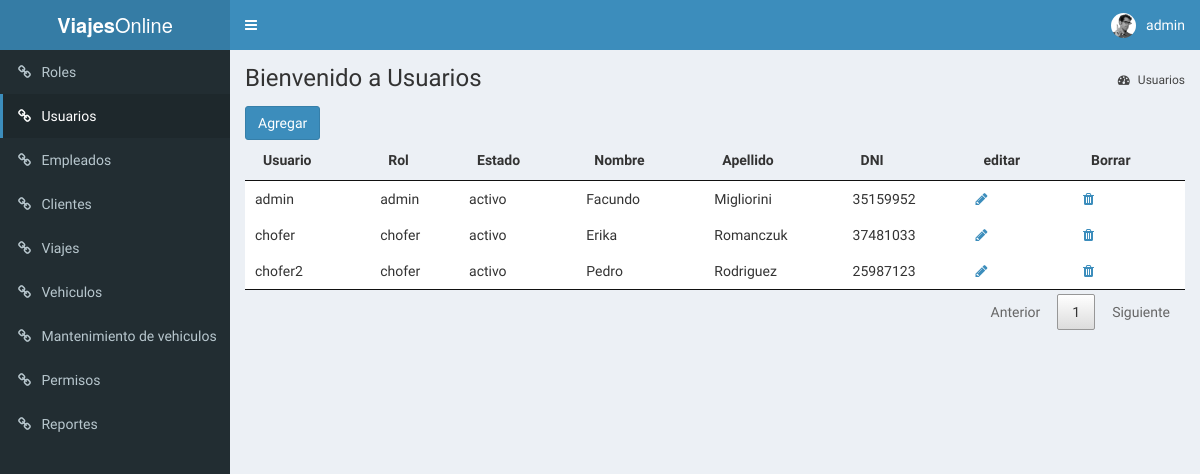
Page /index.php?page=usuario (signed in) on the earlier database version.
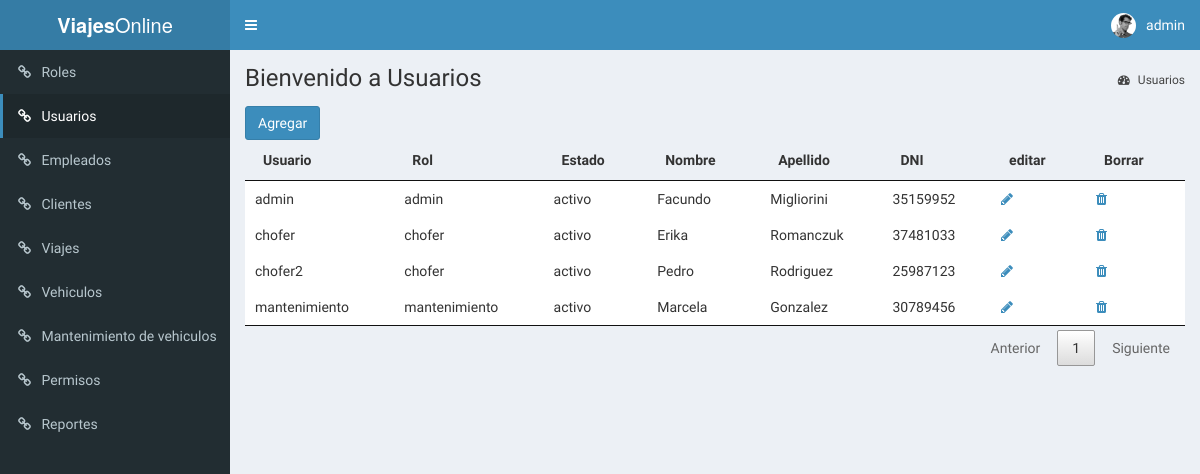
Same page on the later database version.
### tables this page shows
CREATE TABLE Usuario (
    id INT NOT NULL AUTO_INCREMENT primary key ,
    usuario varchar (64),
    password varchar(225),
    estado enum('activo','inactivo') default 'activo',
    id_rol int ,
    id_empleado int,
    foreign key(id_rol) references Rol(id),
    foreign key(id_empleado) references Empleado(id)
);

CREATE TABLE Rol (
    id INT NOT NULL AUTO_INCREMENT primary key ,
    descripcion varchar(50)
);

CREATE TABLE Empleado(
    id INT NOT NULL AUTO_INCREMENT primary key ,
    nombre varchar(50),
    apellido varchar(80),
    numeroDocumento varchar(15),
    telefono varchar(50)
);

### middleware/requiereLogin.php (called while the page is built, shortened)
<?php
if ( !isset( $_SESSION['authenticate'] ) || $_SESSION['authenticate'] !== true ){
    header('Location: login.php');
    exit;
}else {
    $autorize = true;
}

### Helper.php (called while the page is built, shortened)
<?php
abstract class Helper
{
    static public function isPage($pageName)
    {
        if( isset($_GET['page']) && $_GET['page'] === $pageName )
            return true;
        return false;
    }
}

### models/DataBase.php (called while the page is built, shortened)
<?php
class DataBase
{
    private $_db;
    private static $instancia;
    public static function getInstance()
    {
        if (  !self::$instancia instanceof self) {
            self::$instancia = new self;
        }
        return self::$instancia;
    }
    public function query($query)
    {
        $type = explode(" ", trim($query) );
        switch ( strtolower($type[0]) ){
            case 'select':
                return $this->_select($query);
                break;
        }
    }
    private function _select($query)
    {
        $res = $this->_execQuery($query);
        $rows = [];
        while( $reg = $res->fetch_object() ) {
            $rows[] = $reg;
        }
        return $rows;
    }
    private function _execQuery($query)
    {
        $res = $this->_db->query($query);
        return $res;
    }
    private function _connect()
    {
        $this->_db = mysqli_connect( self::DB_HOST, self::DB_USER, self::DB_PASSWORD, self::DB_NAME );
    	$this->_db->set_charset('utf8');
    }
}

### models/Usuario_model.php (called while the page is built, shortened)
<?php
require_once 'DataBase.php';
class Usuario implements ModelInterface
{
    static public function getAll()
    {
        $db = DataBase::getInstance();
        $query = "SELECT u.id, u.usuario, u.estado, r.id as rol_id, r.descripcion as rol_descripcion, e.nombre as empleado_nombre, e.apellido as empleado_apellido, e.numeroDocumento as empleado_numero_documento, e.telefono as empleado_telefono FROM Usuario u INNER JOIN Empleado e ON u.id_empleado = e.id INNER JOIN Rol r ON u.id_rol = r.id";
        return $db->query($query);
    }
}
?>

### View/Usuario_view.php (the view, shortened to what this page needs)
<?php
$listUsuarios = Usuario::getAll();
?>
<div class="content-wrapper">
    <section class="content-header">
        <h1> Bienvenido a Usuarios </h1>
        <ol class="breadcrumb">
            <li><a href="#"><i class="fa fa-dashboard"></i> Usuarios</a></li>
        </ol>
    </section>
    <section class="content container-fluid">
        <button type="button" class="btn btn-primary" data-toggle="modal" data-target="#modalCreate">Agregar</button>
        <table id="tablaRoles">
            <thead>
                <tr>
                    <th>Usuario</th>
                    <th>Rol</th>
                    <th>Estado</th>
                    <th>Nombre</th>
                    <th>Apellido</th>
                    <th>DNI</th>
                    <th>editar</th>
                    <th>Borrar</th>
                </tr>
            </thead>
            <tbody>
            <?php
                foreach($listUsuarios as $usuario) {  ?>
                    <tr>
                        <td><?php echo $usuario->usuario ; ?></td>
                        <td><?php echo $usuario->rol_descripcion ; ?></td>
                        <td><?php echo $usuario->estado; ?></td>
                        <td><?php echo $usuario->empleado_nombre; ?></td>
                        <td><?php echo $usuario->empleado_apellido; ?></td>
                        <td><?php echo $usuario->empleado_numero_documento; ?></td>
                        <td>
                            <a class="btn-modal-edit-usuario" href="#" data-toggle="modal"
                                data-target="#modalEdit"
                                data-usuario="<?php echo $usuario->usuario; ?>"
                                data-id="<?php echo $usuario->id; ?>"
                                data-rol="<?php echo $usuario->rol_id ; ?>">
                                <i class="fa fa-pencil" aria-hidden="true"></i></a>
                        </td>
                        <td>
                            <a class="btn-modal-delete-usuario" href="#" data-toggle="modal"
                                data-target="#modalDelete"
                                data-usuario="<?php echo $usuario->usuario; ?>"
                                data-id="<?php echo $usuario->id; ?>">
                                <i class="fa fa-trash" aria-hidden="true"></i></a>
                        </td>
                    </tr>
                <?php } ?>
            </tbody>
        </table>
    </section>
</div>

### index.php (shortened to what this page needs)
<?php
require_once "Helper.php";
require_once 'middleware/requiereLogin.php';
if(isset($_GET['page']) && !empty($_GET['page']))
{
    require_once "templates/head.php";
    require_once "templates/header.php";
    require_once "templates/menu.php";
    switch ($_GET['page']) {
        case 'usuario':
            require_once "models/Usuario_model.php";
            require_once 'View/Usuario_view.php';
            break;
    }
}
require_once "templates/footer.php";

### templates/head.php (shortened to what this page needs)
<!DOCTYPE html>
<html>
<head>
  <link rel="stylesheet" href="public/css/bootstrap.min.css">
  <link rel="stylesheet" href="public/font-awesome/css/font-awesome.min.css">
  <link rel="stylesheet" href="public/css/AdminLTE.min.css">
  <link rel="stylesheet" href="public/css/skin-blue.min.css">
  <link rel="stylesheet" href="public/css/jquery.dataTables.min.css">
</head>
<body class="hold-transition <?php echo (isset($autorize) && $autorize === true) ? 'skin-blue' : ''; ?> login-page">
    <div class="wrapper">

### templates/header.php (shortened to what this page needs)
<header class="main-header">
  <a href="#" class="logo">
    <span class="logo-lg"><b>Viajes</b>Online</span>
  </a>
  <nav class="navbar navbar-static-top" role="navigation">
    <a href="#" class="sidebar-toggle" data-toggle="push-menu" role="button">
    </a>
    <div class="navbar-custom-menu">
      <ul class="nav navbar-nav">
        <li class="dropdown user user-menu">
          <a href="#" class="dropdown-toggle" data-toggle="dropdown">
            <img src="public/img/user2-160x160.jpg" class="user-image" alt="User Image">
            <span class="hidden-xs"><?php echo $_SESSION['usuario']; ?></span>
          </a>
        </li>
      </ul>
    </div>
  </nav>
</header>

### templates/menu.php
<aside class="main-sidebar">
  <section class="sidebar">
    <ul class="sidebar-menu" data-widget="tree">
      <li <?php echo ( Helper::isPage('roles') ) ? 'class="active"' : '' ?> ><a href="index.php?page=roles"><i class="fa fa-link"></i> <span>Roles</span></a></li>
      <li <?php echo ( Helper::isPage('usuario') ) ? 'class="active"' : '' ?>><a href="index.php?page=usuario"><i class="fa fa-link"></i> <span>Usuarios</span></a></li>
      <li><a href="index.php?page=empleado"><i class="fa fa-link"></i> <span>Empleados</span></a></li>
      <li <?php echo ( Helper::isPage('clientes') ) ? 'class="active"' : '' ?>><a href="index.php?page=clientes"><i class="fa fa-link"></i> <span>Clientes</span></a></li>
      <li <?php echo ( Helper::isPage('viajes') ) ? 'class="active"' : '' ?>><a href="index.php?page=viajes"><i class="fa fa-link"></i> <span>Viajes</span></a></li>
      <li <?php echo ( Helper::isPage('vehiculos') ) ? 'class="active"' : '' ?>><a href="index.php?page=vehiculos"><i class="fa fa-link"></i> <span>Vehiculos</span></a></li>
      <li <?php echo ( Helper::isPage('mantenimiento') ) ? 'class="active"' : '' ?>><a href="index.php?page=mantenimiento"><i class="fa fa-link"></i> <span>Mantenimiento de vehiculos</span></a></li>
      <li <?php echo ( Helper::isPage('permisos') ) ? 'class="active"' : '' ?>><a href="index.php?page=permisos"><i class="fa fa-link"></i> <span>Permisos</span></a></li>
      <li <?php echo ( Helper::isPage('reportes') ) ? 'class="active"' : '' ?>><a href="index.php?page=reportes"><i class="fa fa-link"></i> <span>Reportes</span></a></li>
    </ul>
  </section>
</aside>

### templates/footer.php (shortened to what this page needs)
</div>
</body>
</html>

Differences in the rows shown:
added usuario: usuario "mantenimiento", id_rol.descripcion "mantenimiento", estado "activo", id_empleado.nombre "Marcela", id_empleado.apellido "Gonzalez", id_empleado.numeroDocumento "30789456"
